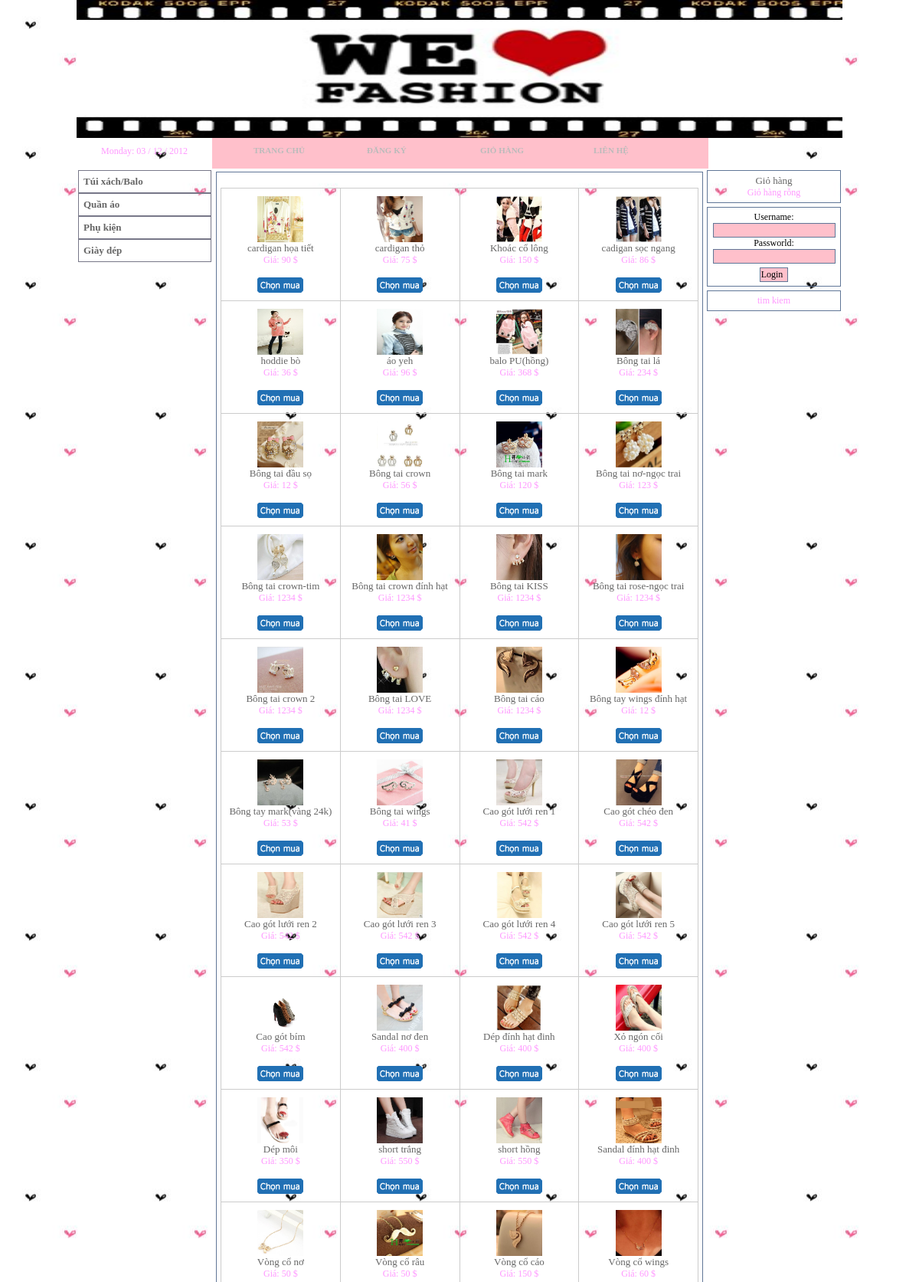
The page / (upper part) on the database its author committed.
### tables this page shows
CREATE TABLE IF NOT EXISTS `cat` (
  `cat_id` int(11) NOT NULL AUTO_INCREMENT,
  `cat_name` varchar(128) NOT NULL,
  `cat_order` int(2) NOT NULL DEFAULT '0',
  `cat_display` int(1) NOT NULL DEFAULT '1',
  PRIMARY KEY (`cat_id`)
);

CREATE TABLE IF NOT EXISTS `products` (
  `products_id` int(11) NOT NULL AUTO_INCREMENT,
  `products_catid` varchar(11) NOT NULL DEFAULT '',
  `products_name` text NOT NULL,
  `products_img` text NOT NULL,
  `products_fulldescribe` text NOT NULL,
  `products_price` varchar(11) NOT NULL DEFAULT '',
  `products_display` int(11) NOT NULL DEFAULT '1',
  PRIMARY KEY (`products_id`)
);

### system/application/controllers/welcome.php (called while the page is built, shortened)
<?php
class Welcome extends Controller
{
	public $data;
	function Welcome()
	{
		$this->load->library('cart');
		$this->load->helper('dv_helper');
		$this->data['cats']=$this->Mcats->getAllCats();
		foreach($this->data['cats'] as $cat)
		{
			$this->data['subcats'][]=$this->Mcats->getAllSubCats($cat['cat_id']);
		}
	}
	function index()
	{
		$this->data['title']='';
		$this->data['products']=$this->Mproducts->getAllProducts($subcat_id='', 0, 0, $x);
		$this->data['main']='default';
		$this->load->view('template', $this->data);
	}
}
?>

### system/codeigniter/CodeIgniter.php (called while the page is built, shortened)
<?php  if ( ! defined('BASEPATH')) exit('No direct script access allowed');
$EXT =& load_class('Hooks');
$EXT->_call_hook('pre_system');
$URI =& load_class('URI');
$RTR =& load_class('Router');
$method = $RTR->fetch_method();
$EXT->_call_hook('pre_controller');
$CI = new $class();
if ($RTR->scaffolding_request === TRUE)
{
	if ($EXT->_call_hook('scaffolding_override') === FALSE)
	{
		$CI->_ci_scaffolding();
	}
}
else
{
	if (method_exists($CI, '_remap'))
	{
		$CI->_remap($method);
	}
	else
	{
		call_user_func_array(array(&$CI, $method), array_slice($URI->rsegments, 2));
	}
}

### index.php (called while the page is built, shortened)
<?php
require_once BASEPATH.'codeigniter/CodeIgniter'.EXT;

### system/codeigniter/Base5.php (called while the page is built)
<?php  if ( ! defined('BASEPATH')) exit('No direct script access allowed');
class CI_Base {
	private static $instance;
	public function CI_Base()
	{
		self::$instance =& $this;
	}
	public static function &get_instance()
	{
		return self::$instance;
	}
}
function &get_instance()
{
	return CI_Base::get_instance();
}

### system/application/models/mcats.php (called while the page is built, shortened)
<?php
class Mcats extends Model
{
	function getAllCats()
	{
		$data=array();
		$this->db->where('cat_display', 1);
		$this->db->orderby('cat_order', 'asc');
		$re=$this->db->get('cat');
		if($re->num_rows()>0)
		{
			foreach($re->result_array() as $row)
			{
				$data[]=$row;
			}
		}
		return $data;
	}
	function getAllSubcats($catid)
	{
		$data=array();
		$this->db->where('subcat_display', 1);
		$this->db->where('cat_id', $catid);
		$this->db->orderby('subcat_order', 'asc');
		$re=$this->db->get('subcat');
		if($re->num_rows()>0)
		{
			foreach($re->result_array() as $row)
			{
				$data[]=$row;
			}
		}
		return $data;
	}
}
?>

### system/application/models/mproducts.php (called while the page is built, shortened)
<?php
class Mproducts extends Model
{
	function getAllProducts($subcat_id='', $num=0, $page_current, &$total)
	{
		$data=array();
		if($subcat_id <> '')
		{
			$sql="select * from products
					where products_display=1
					and products_catid='$subcat_id'
					limit $page_current, $num";
			$sql2="select products_id from products
					where products_display=1
					and products_catid='$subcat_id'";
			$re2=$this->db->query($sql2);
			$total=$re2->num_rows();
		}
		else
		{
			$sql="select * from products
					where products_display=1";
		}
		$re=$this->db->query($sql);
		if($re->num_rows()>0)
		{
			foreach($re->result_array() as $row)
			{
				$data[]=$row;
			}
		}
		return $data;
	}
}
?>

### system/application/helpers/dv_helper.php (called while the page is built, shortened)
<?php
function filter_vn($strings) {
	$char_accent = array (0 => 'à', 1 => 'á', 2 => 'ạ', 3 => 'ả', 4 => 'ã', 5 => 'â', 6 => 'ầ', 7 => 'ấ', 8 => 'ậ', 9 => 'ẩ', 10 => 'ẫ', 11 => 'ă', 12 => 'ằ', 13 => 'ắ', 14 => 'ặ', 15 => 'ẳ', 16 => 'ẵ', 17 => 'è', 18 => 'é', 19 => 'ẹ', 20 => 'ẻ', 21 => 'ẽ', 22 => 'ê', 23 => 'ề', 24 => 'ế', 25 => 'ệ', 26 => 'ể', 27 => 'ễ', 28 => 'ì', 29 => 'í', 30 => 'ị', 31 => 'ỉ', 32 => 'ĩ', 33 => 'ò', 34 => 'ó', 35 => 'ọ', 36 => 'ỏ', 37 => 'õ', 38 => 'ô', 39 => 'ồ', 40 => 'ố', 41 => 'ộ', 42 => 'ổ', 43 => 'ỗ', 44 => 'ơ', 45 => 'ờ', 46 => 'ớ', 47 => 'ợ', 48 => 'ở', 49 => 'ỡ', 50 => 'ù', 51 => 'ú', 52 => 'ụ', 53 => 'ủ', 54 => 'ũ', 55 => 'ư', 56 => 'ừ', 57 => 'ứ', 58 => 'ự', 59 => 'ử', 60 => 'ữ', 61 => 'ỳ', 62 => 'ý', 63 => 'ỵ', 64 => 'ỷ', 65 => 'ỹ', 66 => 'đ', 67 => 'À', 68 => 'Á', 69 => 'Ạ', 70 => 'Ả', 71 => 'Ã', 72 => 'Â', 73 => 'Ầ', 74 => 'Ấ', 75 => 'Ậ', 76 => 'Ẩ', 77 => 'Ẫ', 78 => 'Ă', 79 => 'Ằ', 80 => 'Ắ', 81 => 'Ặ', 82 => 'Ẳ', 83 => 'Ẵ', 84 => 'È', 85 => 'É', 86 => 'Ẹ', 87 => 'Ẻ', 88 => 'Ẽ', 89 => 'Ê', 90 => 'Ề', 91 => 'Ế', 92 => 'Ệ', 93 => 'Ể', 94 => 'Ễ', 95 => 'Ì', 96 => 'Í', 97 => 'Ị', 98 => 'Ỉ', 99 => 'Ĩ', 100 => 'Ò', 101 => 'Ó', 102 => 'Ọ', 103 => 'Ỏ', 104 => 'Õ', 105 => 'Ô', 106 => 'Ồ', 107 => 'Ố', 108 => 'Ộ', 109 => 'Ổ', 110 => 'Ỗ', 111 => 'Ơ', 112 => 'Ờ', 113 => 'Ớ', 114 => 'Ợ', 115 => 'Ở', 116 => 'Ỡ', 117 => 'Ù', 118 => 'Ú', 119 => 'Ụ', 120 => 'Ủ', 121 => 'Ũ', 122 => 'Ư', 123 => 'Ừ', 124 => 'Ứ', 125 => 'Ự', 126 => 'Ử', 127 => 'Ữ', 128 => 'Ỳ', 129 => 'Ý', 130 => 'Ỵ', 131 => 'Ỷ', 132 => 'Ỹ', 133 => 'Đ', 134 => ' ', 134 => '&' );
	$char_no_accent = array (0 => 'a', 1 => 'a', 2 => 'a', 3 => 'a', 4 => 'a', 5 => 'a', 6 => 'a', 7 => 'a', 8 => 'a', 9 => 'a', 10 => 'a', 11 => 'a', 12 => 'a', 13 => 'a', 14 => 'a', 15 => 'a', 16 => 'a', 17 => 'e', 18 => 'e', 19 => 'e', 20 => 'e', 21 => 'e', 22 => 'e', 23 => 'e', 24 => 'e', 25 => 'e', 26 => 'e', 27 => 'e', 28 => 'i', 29 => 'i', 30 => 'i', 31 => 'i', 32 => 'i', 33 => 'o', 34 => 'o', 35 => 'o', 36 => 'o', 37 => 'o', 38 => 'o', 39 => 'o', 40 => 'o', 41 => 'o', 42 => 'o', 43 => 'o', 44 => 'o', 45 => 'o', 46 => 'o', 47 => 'o', 48 => 'o', 49 => 'o', 50 => 'u', 51 => 'u', 52 => 'u', 53 => 'u', 54 => 'u', 55 => 'u', 56 => 'u', 57 => 'u', 58 => 'u', 59 => 'u', 60 => 'u', 61 => 'y', 62 => 'y', 63 => 'y', 64 => 'y', 65 => 'y', 66 => 'd', 67 => 'A', 68 => 'A', 69 => 'A', 70 => 'A', 71 => 'A', 72 => 'A', 73 => 'A', 74 => 'A', 75 => 'A', 76 => 'A', 77 => 'A', 78 => 'A', 79 => 'A', 80 => 'A', 81 => 'A', 82 => 'A', 83 => 'A', 84 => 'E', 85 => 'E', 86 => 'E', 87 => 'E', 88 => 'E', 89 => 'E', 90 => 'E', 91 => 'E', 92 => 'E', 93 => 'E', 94 => 'E', 95 => 'I', 96 => 'I', 97 => 'I', 98 => 'I', 99 => 'I', 100 => 'O', 101 => 'O', 102 => 'O', 103 => 'O', 104 => 'O', 105 => 'O', 106 => 'O', 107 => 'O', 108 => 'O', 109 => 'O', 110 => 'O', 111 => 'O', 112 => 'O', 113 => 'O', 114 => 'O', 115 => 'O', 116 => 'O', 117 => 'U', 118 => 'U', 119 => 'U', 120 => 'U', 121 => 'U', 122 => 'U', 123 => 'U', 124 => 'U', 125 => 'U', 126 => 'U', 127 => 'U', 128 => 'Y', 129 => 'Y', 130 => 'Y', 131 => 'Y', 132 => 'Y', 133 => 'D', 134 => '', 135 => '' );
	return str_replace ( $char_accent, $char_no_accent, $strings );
}
function remove_tv( $tx = '' ) {
	$tx = filter_vn( $tx );
	$tx = preg_replace( '/[^a-zA-Z0-9 ]/' , '' , $tx);
	$tx = str_replace( ' ', '-', $tx );
	$tx = str_replace( '--', '-', $tx );
	$tx = strtolower( $tx );
	return $tx;
}
function link_detail( $id = 0, $name = '' ) {
	$path = base_url () . 'products/'.remove_tv ( $name ).'/'.$id;
	return $path;
}
?>

### system/application/views/default.php (the view, shortened to what this page needs)
<?php
if(count($products)>0)
{
	$d=0;
?>
<table width="100%" cellpadding="0" cellspacing="0" border="1"  bordercolor="#CCCCCC" style="border-collapse:collapse">
<?php
foreach($products as $row)
{
	if($d%4==0)
	{
	?>
	<tr>
	<?php
	}
?>
<td align="center" valign="bottom" width="25%">
<div style="padding-bottom:10px; padding-top:10px">
<a href="<?php echo link_detail($row['products_id'], $row['products_name'])?>"><img src="<?php echo base_url()?>publics/images/products/thumb/<?php echo $row['products_img']?>" width="60" height="60"/></a><br />
<?php echo anchor(link_detail($row['products_id'], $row['products_name']), $row['products_name'])?><br />
Giá: <?php echo $row['products_price']?> $<br><br>
<a href="<?php echo base_url()?>index.php/addcart/<?php echo remove_tv($row['products_name'])."/".$row['products_id']?>" title="Add to Cart"><img src="<?php echo base_url()?>publics/images/chon_mua.gif "></a>
</div>
</td>
<?php
$d++;
if($d%4==0)
{
?>
</tr>
<?php
}
}
?>
</table>
<?php
}
else
{
	echo "Đang Cập nhật";
}
?>

### system/application/views/template.php (shortened to what this page needs)
<!DOCTYPE html PUBLIC "-//W3C//DTD XHTML 1.0 Transitional//EN" "http://www.w3.org/TR/xhtml1/DTD/xhtml1-transitional.dtd">
<html xmlns="http://www.w3.org/1999/xhtml">
<head>
<link href="<?php echo base_url()?>publics/css/main.css" rel="stylesheet" type="text/css" />
</head>
<?php
$this->load->view('header');
$this->load->view('left');
$this->load->view('home');
?>

### system/application/views/header.php
<div align="center" style="float:inherit">
<table width="1000px" border="0" cellspacing="0" cellpadding="0">
	<tr>
		<td><a name="top"></a><img src="<?php echo base_url()?>publics/images/banner.jpg " width="100%" height="180" /></td>
	</tr>
</table>
<table width="1000px" border="0" cellpadding="0" cellspacing="0" cell spacing="0">
	  <tr>
        <td background="pink" width="177" align="center"  style=" padding-bottom:6px;"><?php echo date('l: d / m / Y')?></td>
        <td><?php $this->load->view('menu_ngang')?></td>
      </tr>
</table>
</div>

### system/application/views/menu_ngang.php (shortened to what this page needs)
<!DOCTYPE html PUBLIC "-//W3C//DTD XHTML 1.0 Strict//EN" "http://www.w3.org/TR/xhtml1/DTD/xhtml1-strict.dtd">
<html xmlns="http://www.w3.org/1999/xhtml" xml:lang="en" lang="en">
<head>
</head>
<div>
<ul class="menu" >
<li class="top" ><a href="<?php echo base_url()?>" class="top_link"><span>TRANG CHỦ</span></a>
</li>
<li class="top"><a href="<?php echo base_url()?>index.php/dangky" class="top_link"><span>ĐĂNG KÝ</span></a>
</li>
<li class="top"><a href="<?php echo base_url()?>index.php/viewcart" class="top_link"><span>GIỎ HÀNG</span></a>
</li>
<li class="top"><a href="<?php echo base_url()?>index.php/lienhe"  class="top_link"><span>LIÊN HỆ</span></a>
</li>
</ul>
</div>

### system/application/views/left.php (shortened to what this page needs)
<body>
<table width="1000" border="0" align="center" cellpadding="1" cellspacing="1">
	<tr valign="top">
		<td width="175" rowspan="4">
		<div class='sidebarmenu'>
		<ul id='sidebarmenu1'>
		<?php
		foreach($cats as $row)
		{
			echo "<li><a href='#'>$row[cat_name]</a><ul>";
			echo "</ul></li>";
		}
		?>
		</ul>
		</div>
		</td>

### system/application/views/home.php (shortened to what this page needs)
		<td height="5px">
			<table width="100%" border="0" align="center" cellpadding="1" cellspacing="1">
				<tr>
					<td>
						<div id="topmain" class="noidung" align="center">
							<?php $this->load->view($main)?>
						</div>
					</td>
				</tr>
			</table>
		</td>
		<td width="175" rowspan="3">
			<div class="noidung" align="center">
			<?php echo anchor(base_url()."viewcart", "Giỏ hàng")?> <br />
			<?php
			if($this->cart->total_items()>0)
			{
			?>
				Số sản phẩm: <?php echo $this->cart->total_items() ?><br />
				Tổng số tiền: $<?php echo $this->cart->total() ?>
			<?php
			}
			else
			{
				echo "Giỏ hàng rỗng";
			}
			?>
			</div>
			<div class="space"></div>
			<div class="noidung" align="center">
			<?php $this->load->view('form_login')?>
			</div>
			<div class="space"></div>
			<div class="noidung" align="center">tim kiem</div>
		</td>
	</tr>
</table>

### system/application/views/form_login.php (shortened to what this page needs)
<?php
$sslog=$this->session->userdata('log');
if($sslog['ok'])
{
	echo "Welcome ".$sslog['user_name']."<br>";
	echo $sslog['user_email']."<br>";
	echo "<div>";
	echo anchor('index.php/logout', 'Logout');
	echo"</div>";
}
else
{
	echo form_open('index.php/login');
	?>
  Username:
    <input type="text" name="username">
    <br>
Passworld:
<input type="password" name="password">
<br>
<div align="center" style="padding-top:5px">
  <input type="submit" name="login" value="Login" title="Login">
</div>
</form>
<?php
}
?>

### publics/css/main.css (style rules this page uses)
body { margin:auto; font-family:"Times New Roman", Times, serif; color:#666; font-size: 12px; text-decoration: none; background-image:url(../images/bg.jpg); background-position:center; background-attachment: fixed; }
a { font-family:"Times New Roman", Times, serif; color:#666; font-size: 13px; text-decoration:none; }
img { border-top-style: none; border-right-style: none; border-bottom-style: none; border-left-style: none; }
table { font-family:"Times New Roman", Times, serif; color:#F9F; font-size:12px; text-decoration: none; }
form { margin:0px; font-family:"Times New Roman", Times, serif; color:black; font-size:12px; text-decoration: none; }
input, select, textarea { font-family:"Times New Roman", Times, serif; color:black; font-size: 12px; background-color:pink; border:1px solid #607697; padding-left:1px; }
.noidung { border:1px solid #607697; padding-top:5px; padding-left:5px; padding-right:5px; padding-bottom:5px;overflow:hidden }
.space { padding-top:5px; }
.sidebarmenu ul { margin: 0; padding: 0; list-style-type: none; font: bold 18px Verdana; width: 174px; }
.sidebarmenu ul li { position: relative; }
.sidebarmenu ul li a { display: block; overflow: auto; color:#666; text-decoration: none; padding: 6px; border: 1px solid #778; }

### publics/css/menu_ngang.css (style rules this page uses)
.menu { float:left;width:618px;padding:0 0 0 30px; margin:0; list-style:none; height:40px; background:pink ; position:relative;font-family:"Times New Roman", Times, serif; }
.menu li.top { display:block; float:left; position:relative; }
.menu li a.top_link { display:block; float:left; height:40px; line-height:33px; color:#bbb; text-decoration:none; font-size:11px; font-weight:bold; padding:0 0 0 12px; cursor:pointer; }
.menu li a.top_link span { float:left; font-weight:bold; display:block; padding:0 24px 0 12px; height:40px;width:100px }

### rows shown on the page
cat: cat_name "Túi xách/Balo"
cat: cat_name "Quần áo"
cat: cat_name "Phụ kiện"
cat: cat_name "Giày dép"
products: products_img (picture), products_id+products_name "cardigan họa tiết", products_price "90"
products: products_img (picture), products_id+products_name "cardigan thỏ", products_price "75"
products: products_img (picture), products_id+products_name "Khoác cổ lông", products_price "150"
products: products_img (picture), products_id+products_name "cadigan sọc ngang", products_price "86"
products: products_img (picture), products_id+products_name "hoddie bò", products_price "36"
products: products_img (picture), products_id+products_name "áo yeh", products_price "96"
products: products_img (picture), products_id+products_name "balo PU(hồng)", products_price "368"
products: shows a picture, products_id+products_name "Bông tai lá", products_price "234"
products: products_img (picture), products_id+products_name "Bông tai đầu sọ", products_price "12"
products: products_img (picture), products_id+products_name "Bông tai crown", products_price "56"
products: products_img (picture), products_id+products_name "Bông tai mark", products_price "120"
products: products_img (picture), products_id+products_name "Bông tai nơ-ngọc trai", products_price "123"
products: products_img (picture), products_id+products_name "Bông tai crown-tim", products_price "1234"
products: products_img (picture), products_id+products_name "Bông tai crown đính hạt", products_price "1234"
products: products_img (picture), products_id+products_name "Bông tai KISS", products_price "1234"
products: products_img (picture), products_id+products_name "Bông tai rose-ngọc trai", products_price "1234"
products: products_img (picture), products_id+products_name "Bông tai crown 2", products_price "1234"
products: products_img (picture), products_id+products_name "Bông tai LOVE", products_price "1234"
products: products_img (picture), products_id+products_name "Bông tai cáo", products_price "1234"
products: products_img (picture), products_id+products_name "Bông tay wings đính hạt", products_price "12"
products: products_img (picture), products_id+products_name "Bông tay mark(vàng 24k)", products_price "53"
products: products_img (picture), products_id+products_name "Bông tai wings", products_price "41"
products: products_img (picture), products_id+products_name "Cao gót lưới ren 1", products_price "542"
products: products_img (picture), products_id+products_name "Cao gót chéo đen", products_price "542"
products: products_img (picture), products_id+products_name "Cao gót lưới ren 2", products_price "542"
products: products_img (picture), products_id+products_name "Cao gót lưới ren 3", products_price "542"
products: products_img (picture), products_id+products_name "Cao gót lưới ren 4", products_price "542"
products: products_img (picture), products_id+products_name "Cao gót lưới ren 5", products_price "542"
products: products_img (picture), products_id+products_name "Cao gót bím", products_price "542"
products: products_img (picture), products_id+products_name "Sandal nơ đen", products_price "400"
products: products_img (picture), products_id+products_name "Dép đính hạt đinh", products_price "400"
products: products_img (picture), products_id+products_name "Xỏ ngón cối", products_price "400"
products: products_img (picture), products_id+products_name "Dép môi", products_price "350"
products: products_img (picture), products_id+products_name "short trắng", products_price "550"
products: products_img (picture), products_id+products_name "short hồng", products_price "550"
products: products_img (picture), products_id+products_name "Sandal đính hạt đinh", products_price "400"
products: products_img (picture), products_id+products_name "Vòng cổ nơ", products_price "50"
products: products_img (picture), products_id+products_name "Vòng cổ râu", products_price "50"
products: products_img (picture), products_id+products_name "Vòng cổ cáo", products_price "150"
products: products_img (picture), products_id+products_name "Vòng cổ wings", products_price "60"

### other values the page prints
anchor(base_url()."viewcart", "Giỏ hàng") "Giỏ hàng"
